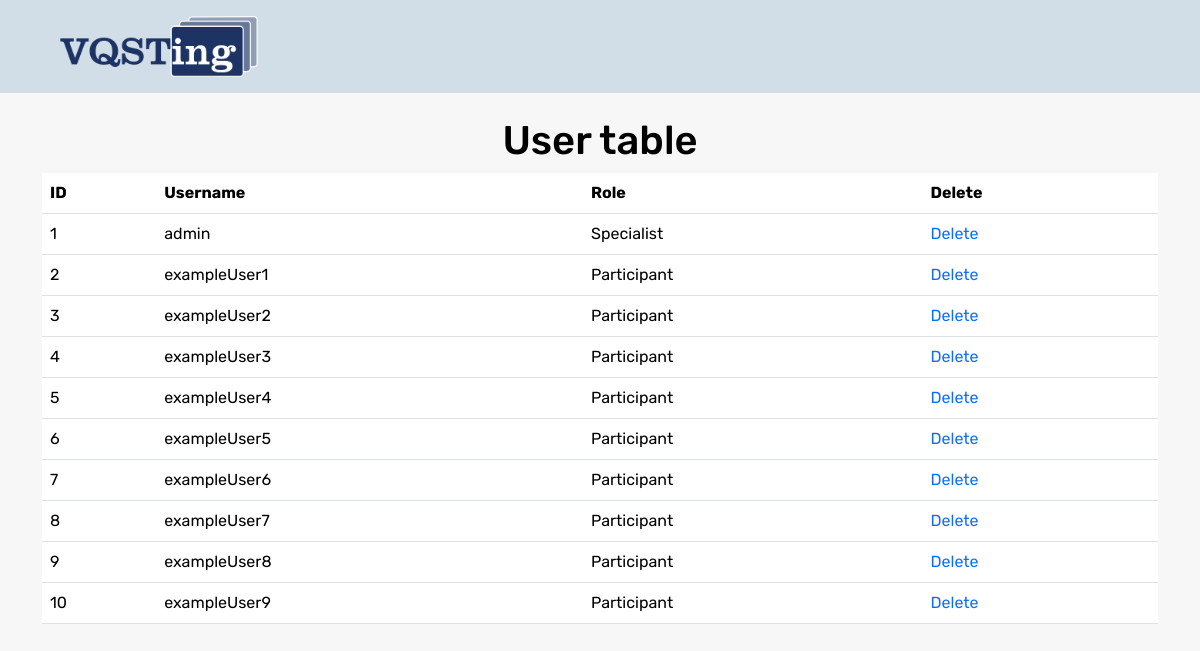
The app's page /admin/table-users with its own data.
### website/models.py (models this page shows)
class User(db.Model, UserMixin):
    id = db.Column(db.Integer, primary_key=True)
    username = db.Column(db.String(50), unique=True, nullable=False)
    password = db.Column(db.String(200), nullable=False)
    role = db.Column(db.Integer)
    details = db.relationship('Detail', backref='user', lazy=True)
    sessions = db.relationship('Session', backref='user', lazy=True)
    valuations = db.relationship('Valuation', backref='user', lazy=True)
    completeds = db.relationship('Completed', backref='user', lazy=True)
    orders = db.relationship('Order', backref='user', lazy=True)

### website/admin.py (the view)
@admin.route('/table-users')
def show_table_users():
    our_users = User.query.all()
    return render_template("/managing/user-table.html",our_users=our_users, user='false')

### website/templates/managing/user-table.html (shortened to what this page needs)
{% extends "managing/base-admin.html" %}
{% block content %}
<div class="container">
  <h1 class="text-center mt-4">
    <a href="{{url_for('admin.show_table_users')}}" class="nothing">User table</a>
  </h1>
  <table class="table">
    <tr>
        <th>ID</th>
        <th>Username</th>
        <th>Role</th>
        <th>Delete</th>
    </tr>
    {% for our_user in our_users %}
    <tr>
        <td>{{our_user.id}}</td>
        <td>{{our_user.username}}</td>
        <td>
            {% if our_user.role==10 %}
            Specialist
            {% else %}
            Participant
            {% endif %}
        </td>
        <td><a href="{{url_for('admin.delete_user', id=our_user.id)}}">Delete</a></td>
    </tr>
    {% endfor %}
  </table>
</div>
{% endblock %}

### website/templates/managing/base-admin.html (shortened to what this page needs)
<!DOCTYPE html>
<html lang="en">
<head>
    <link href="https://cdn.jsdelivr.net/npm/bootstrap@5.3.3/dist/css/bootstrap.min.css" rel="stylesheet">
    <link rel="stylesheet" href="https://cdn.jsdelivr.net/npm/@fortawesome/fontawesome-free@6.4.2/css/fontawesome.min.css">
    <link rel="stylesheet" href="../../static/style.css">
</head>
<body>
    <nav class="navbar navbar-expand-lg head_color">
        <div class="container-fluid">
          <a class="col-lg-3 col-md-4 col-sm-6 col-8" href="/">
            <img src="../../static/img/Logo.png" class="img-fluid px-5 py-2" alt="logo" style="width: 100%;">
          </a>
        </div>
      </nav>
      {% block content %}
      {% endblock %}
</body>
</html>

### website/static/style.css (style rules this page uses)
body { font-family: "Rubik", sans-serif; font-optical-sizing: auto; font-style: normal; font-size: 16px; background-color: #F7F7F7; min-height: 100vh; display: flex; flex-direction: column; }
a { text-decoration: none; }
.head_color { background-color: #D1DEE8 !important; }
.nothing:active, .nothing:hover, .nothing:link, .nothing:visited { color: black !important; text-decoration: none !important; }

### records on screen
User: id "1", username "admin", role "Specialist"
User: id "2", username "exampleUser1", role "Participant"
User: id "3", username "exampleUser2", role "Participant"
User: id "4", username "exampleUser3", role "Participant"
User: id "5", username "exampleUser4", role "Participant"
User: id "6", username "exampleUser5", role "Participant"
User: id "7", username "exampleUser6", role "Participant"
User: id "8", username "exampleUser7", role "Participant"
User: id "9", username "exampleUser8", role "Participant"
User: id "10", username "exampleUser9", role "Participant"
